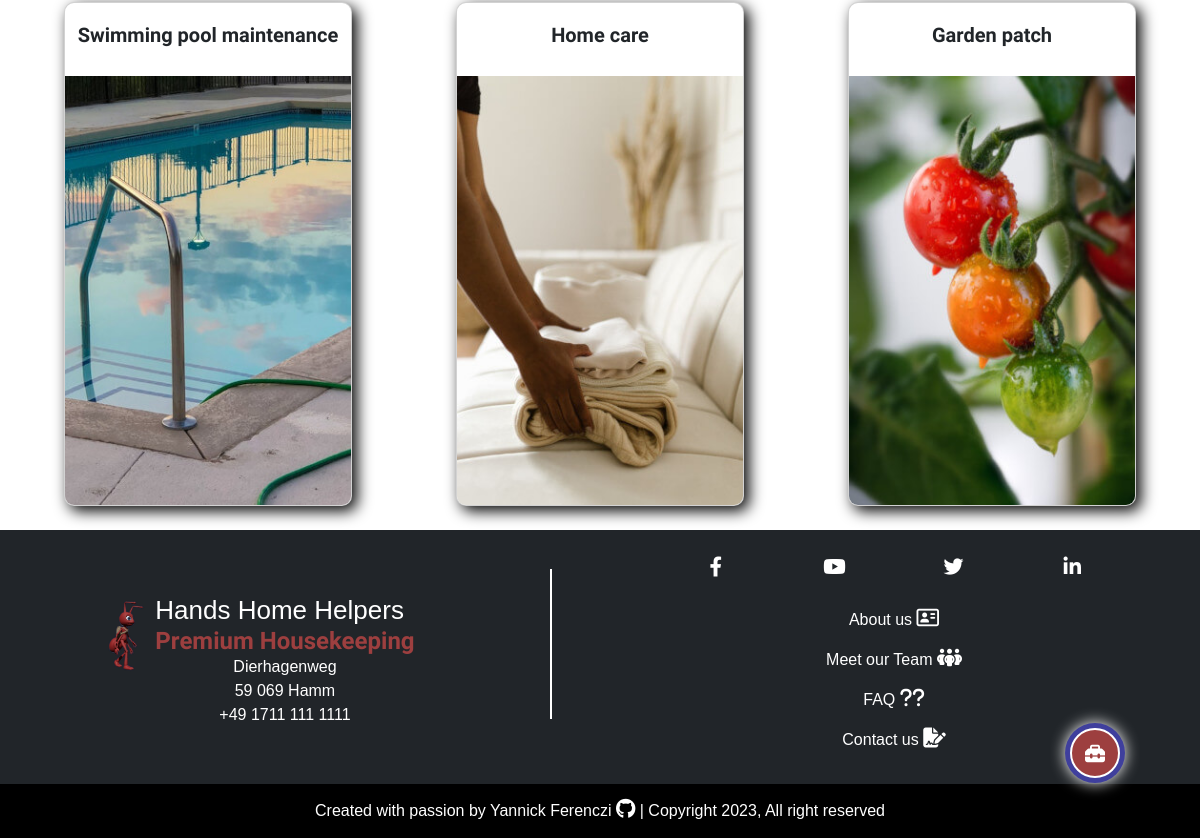
Before: / (lower part) with the older database file.
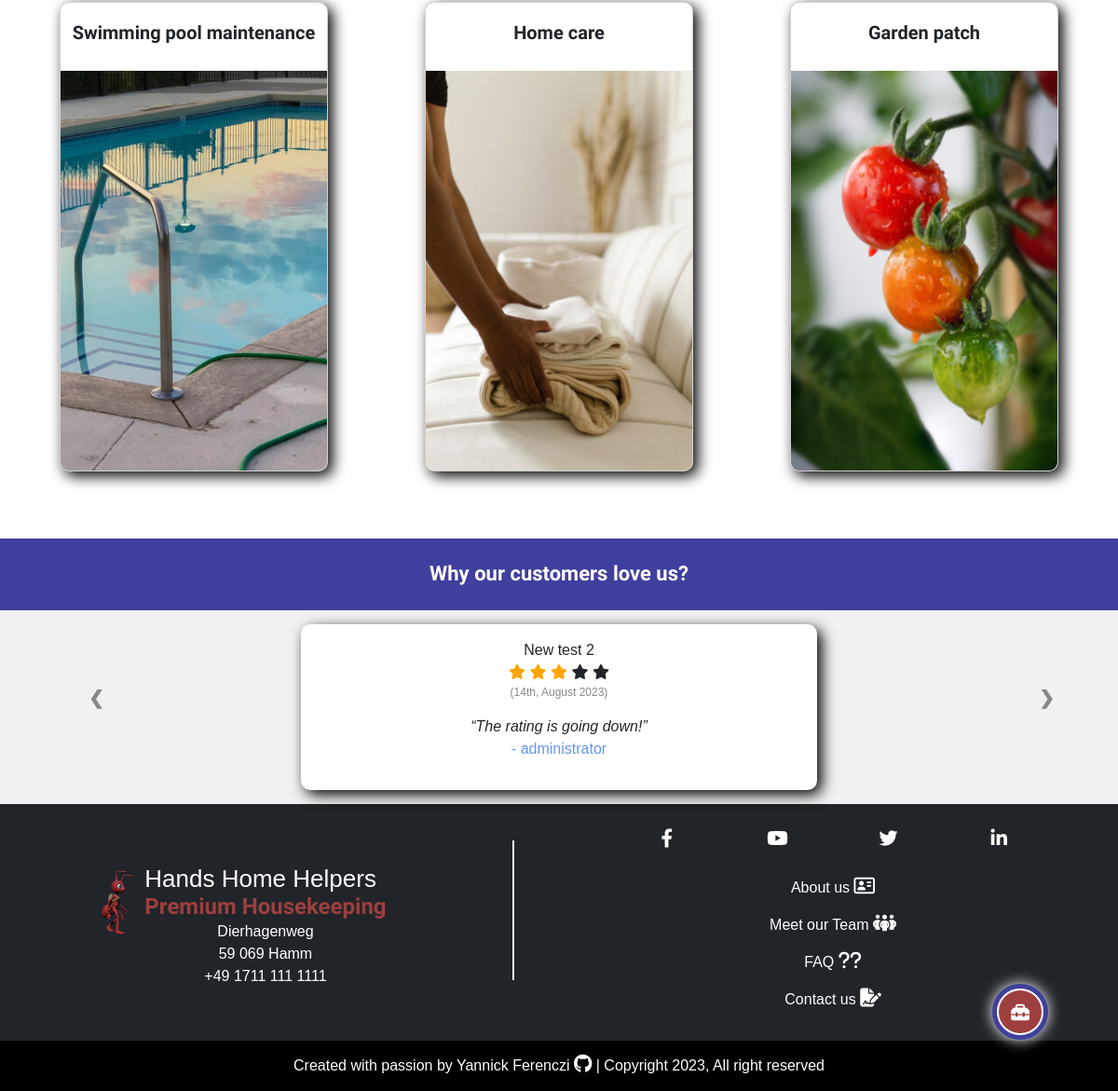
After: the same page with the newer database file.
### reviews/models.py (models this page shows, shortened)
class Review(models.Model):
    RATING = [
        ("0", 0),
        ("1", 1),
        ("2", 2),
        ("3", 3),
        ("4", 4),
        ("5", 5),
    ]
    title = models.CharField(max_length=250, )
    satisfaction = models.CharField(
        max_length=1,
        choices=RATING,
        default="5",
    )
    description = models.TextField()
    created_on = models.DateField(auto_now_add=True)
    online = models.BooleanField(default=False)
    answered = models.BooleanField(default=False)
    user = models.ForeignKey(
        User,
        on_delete=models.CASCADE,
        related_name="review_owner",
    )
    def filled_satisfaction_stars(self):
        return range(int(self.satisfaction))
    def empty_satisfaction_stars(self):
        return range(5 - int(self.satisfaction))

### config/views.py (the view)
# urls.py: path('', index, name="home"),
def index(request):
    reviews = Review.objects.filter(online=True).order_by("created_on")
    range_full_stars = {}
    range_empty_stars = {}
    for review in reviews:
        range_full_stars[review.id] = range(int(review.satisfaction))
        range_empty_stars[review.id] = range(5 - int(review.satisfaction))
    return render(request, "index.html", {"reviews": reviews})

### templates/index.html (shortened to what this page needs)
{% extends "base.html" %}
{% load static %}
{% block content %}
<section class="container-fluid our-skills">
    <div class="row  p-4 gy-4">
        <div class="col-md-4">
            <div class="card mx-auto" style="width: 18rem;">
                <h5 class="card-title">Swimming pool maintenance</h5>
                <div class="carousel slide" data-bs-ride="carousel">
                    <div class="carousel-inner">
                        <div class="carousel-item active">
                            <img src="{% static 'images/landing_page/swimming_pool_1.jpg' %}" class="d-block w-100"
                                alt="...">
                        </div>
                    </div>
                </div>
            </div>
        </div>
        <div class="col-md-4">
            <div class="card mx-auto" style="width: 18rem;">
                <h5 class="card-title">Home care</h5>
                <div class="carousel slide" data-bs-ride="carousel">
                    <div class="carousel-inner">
                        <div class="carousel-item active">
                            <img src="{% static 'images/landing_page/home_care_1.jpg' %}" class="d-block w-100"
                                alt="...">
                        </div>
                    </div>
                </div>
            </div>
        </div>
        <div class="col-md-4">
            <div class="card mx-auto" style="width: 18rem;">
                <h5 class="card-title">Garden patch</h5>
                <div class="carousel slide" data-bs-ride="carousel">
                    <div class="carousel-inner">
                        <div class="carousel-item active">
                            <img src="{% static 'images/landing_page/garden_patch_1.jpg' %}" class="d-block w-100"
                                alt="...">
                        </div>
                    </div>
                </div>
            </div>
        </div>
    </div>
</section>
{% if reviews %}
<section class="container-fluid mt-5">
    <div class="row">
        <div class="col">
            <h4>Why our customers love us?</h4>
        </div>
    </div>
    <div class="row justify-content-center slideshow-container">
        <div class="col-2 p-0 mx-auto centered-content">
            <a class="prev" onclick="plusSlides(-1)">&#10094;</a>
        </div>
        <div class="col-8 centered-content mx-auto">
            {% for review in reviews %}
            <div class="mySlides dashboard-item p-3 mx-auto centered-content">
                <p class="reviews-title">{{ review.title }}</p>
                <div>
                    {% for i in review.filled_satisfaction_stars %}
                    <span class="fa fa-star checked"></span>
                    {% endfor %}
                    {% for i in review.empty_satisfaction_stars %}
                    <span class="fa fa-star"></span>
                    {% endfor %}
                </div>
                <p class="reviews-date">({{ review.created_on|date:"jS, F Y" }})</p>
                <q>{{ review.description | truncatewords:50 }}</q>
                <p class="author">- {{ review.user.username }}</p>
            </div>
            {% endfor %}
        </div>
        <div class="col-2 p-0 mx-auto centered-content">
            <a class="next" onclick="plusSlides(1)">&#10095;</a>
        </div>
    </div>
</section>
{% endif %}
{% endblock content %}

Changed rows visible on the page:
added Review: title "New test 2", satisfaction "3" (drawn), created_on "14th, August 2023", description "The rating is going down!", user.username "administrator"
Other visible differences:
text now shown: "Why our customers love us? ❮ ❯"
